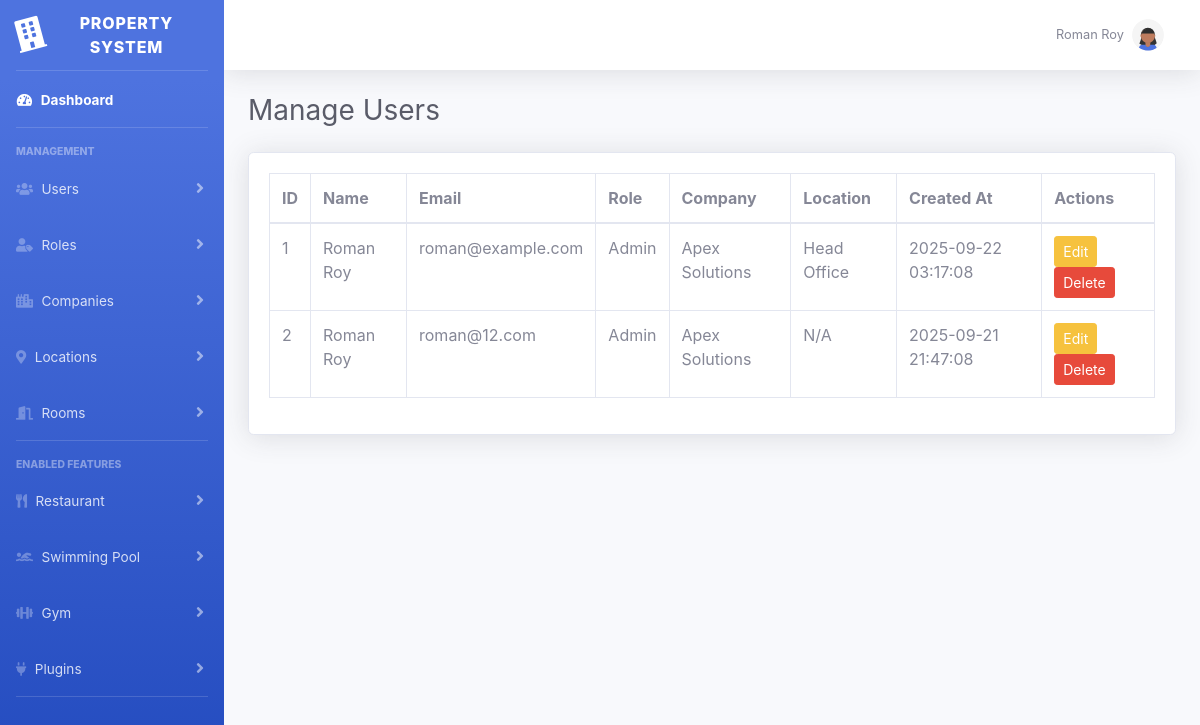
The page /admin.php?action=manageUsers (signed in) on the database its author committed.
### tables this page shows
CREATE TABLE `plugin_master` (
  `plugin_id` int(11) NOT NULL,
  `plugin_name` varchar(100) NOT NULL,
  `icon` varchar(100) DEFAULT NULL,
  `description` text DEFAULT NULL,
  `status` enum('active','inactive') DEFAULT 'active',
  `created_at` datetime DEFAULT current_timestamp()
);

CREATE TABLE `users` (
  `user_id` int(11) NOT NULL,
  `company_id` int(11) NOT NULL,
  `location_id` int(11) DEFAULT NULL,
  `name` varchar(100) NOT NULL,
  `email` varchar(100) NOT NULL,
  `password` varchar(255) NOT NULL,
  `role_id` int(11) NOT NULL,
  `created_by` int(11) DEFAULT NULL,
  `created_at` timestamp NOT NULL DEFAULT current_timestamp()
);

CREATE TABLE `roles` (
  `role_id` int(11) NOT NULL,
  `role_name` varchar(50) NOT NULL,
  `can_create` tinyint(1) NOT NULL DEFAULT 0,
  `can_read` tinyint(1) NOT NULL DEFAULT 0,
  `can_update` tinyint(1) NOT NULL DEFAULT 0,
  `can_delete` tinyint(1) NOT NULL DEFAULT 0,
  `company_id` int(11) NOT NULL,
  `created_at` timestamp NOT NULL DEFAULT current_timestamp()
);

CREATE TABLE `companies` (
  `company_id` int(11) NOT NULL,
  `company_name` varchar(150) NOT NULL,
  `created_at` timestamp NOT NULL DEFAULT current_timestamp(),
  `description` text DEFAULT NULL,
  `email` varchar(100) DEFAULT NULL,
  `phone` varchar(20) DEFAULT NULL,
  `website` varchar(100) DEFAULT NULL,
  `is_deleted` tinyint(1) NOT NULL DEFAULT 0
);

CREATE TABLE `locations` (
  `location_id` int(11) NOT NULL,
  `location_name` varchar(150) NOT NULL,
  `place` varchar(150) NOT NULL,
  `country` varchar(100) NOT NULL,
  `state` varchar(100) NOT NULL,
  `city` varchar(100) NOT NULL,
  `company_id` int(11) NOT NULL,
  `contact_number` varchar(20) DEFAULT NULL,
  `manager` varchar(150) DEFAULT NULL,
  `created_by` int(11) DEFAULT NULL,
  `is_deleted` tinyint(1) NOT NULL DEFAULT 0,
  `created_at` timestamp NOT NULL DEFAULT current_timestamp()
);

### classes/Plugin.php (called while the page is built, shortened)
<?php
class Plugin {
    public static function getEnabled($pdo, $location_id) {
        $stmt = $pdo->prepare("
            SELECT p.plugin_id, p.plugin_name AS name
            FROM plugin_master p
            INNER JOIN location_plugins lp ON lp.plugin_id = p.plugin_id
            WHERE lp.location_id = ? AND lp.is_enabled = 1
        ");
        $stmt->execute([$location_id]);
        return $stmt->fetchAll(PDO::FETCH_ASSOC);
    }
}
?>

### classes/User.php (called while the page is built, shortened)
<?php
class User {
    public static function getAll($pdo) {
        try {
            $stmt = $pdo->query("
                SELECT u.user_id, u.name, u.email, r.role_name, u.company_id, u.location_id, u.created_at
                FROM users u
                LEFT JOIN roles r ON u.role_id = r.role_id
                ORDER BY u.created_at DESC
            ");
            return $stmt->fetchAll(PDO::FETCH_ASSOC);
        } catch (PDOException $e) {
            error_log("Fetching all users failed: " . $e->getMessage());
            return [];
        }
    }
}

### templates/users/manage_user.php (the view, shortened to what this page needs)
<?php
$results = $results ?? [];
$results['pageTitle'] = $results['pageTitle'] ?? 'Manage Users';
$results['message']   = $results['message'] ?? '';
$results['users']     = $results['users'] ?? [];
?>
<?php include __DIR__ . "/../include/header.php"; ?>
<div id="wrapper">
    <?php include __DIR__ . "/../include/sidebar.php"; ?>
    <div id="content-wrapper" class="d-flex flex-column">
        <div id="content">
            <?php include __DIR__ . "/../include/topbar.php"; ?>
            <div class="container-fluid">
                <h1 class="h3 mb-4 text-gray-800"><?= htmlspecialchars($results['pageTitle']) ?></h1>
                <div class="card shadow mb-4">
                    <div class="card-body">
                        <div class="table-responsive">
                            <table class="table table-bordered">
                                <thead>
                                    <tr>
                                        <th>ID</th>
                                        <th>Name</th>
                                        <th>Email</th>
                                        <th>Role</th>
                                        <th>Company</th>
                                        <th>Location</th>
                                        <th>Created At</th>
                                        <th>Actions</th>
                                    </tr>
                                </thead>
                                <tbody>
                                    <?php if (!empty($results['users'])): ?>
                                        <?php foreach ($results['users'] as $user): ?>
                                            <tr>
                                                <td><?= $user['user_id'] ?></td>
                                                <td><?= htmlspecialchars($user['name']) ?></td>
                                                <td><?= htmlspecialchars($user['email']) ?></td>
                                                <td><?= htmlspecialchars($user['role_name'] ?? 'No role assigned') ?></td>
                                                <td>
                                                    <?php
                                                    $companyName = $pdo->prepare("SELECT company_name FROM companies WHERE company_id=?");
                                                    $companyName->execute([$user['company_id']]);
                                                    echo htmlspecialchars($companyName->fetchColumn() ?? 'N/A');
                                                    ?>
                                                </td>
                                                <td>
                                                    <?php
                                                    if (!empty($user['location_id'])) {
                                                        $locationName = $pdo->prepare("SELECT location_name FROM locations WHERE location_id=?");
                                                        $locationName->execute([$user['location_id']]);
                                                        echo htmlspecialchars($locationName->fetchColumn() ?? 'N/A');
                                                    } else {
                                                        echo 'N/A';
                                                    }
                                                    ?>
                                                </td>
                                                <td><?= $user['created_at'] ?></td>
                                                <td>
                                                    <a class="btn btn-sm btn-warning" href="<?= BASE_URL ?>/admin.php?action=editUser&id=<?= $user['user_id'] ?>">
                                                        <i class="bi bi-pencil-square"></i> Edit
                                                    </a>
                                                    <a class="btn btn-sm btn-danger" href="<?= BASE_URL ?>/admin.php?action=manageUsers&delete=<?= $user['user_id'] ?>"
                                                       onclick="return confirm('Are you sure you want to delete this user?');">
                                                       <i class="bi bi-trash"></i> Delete
                                                    </a>
                                                </td>
                                            </tr>
                                        <?php endforeach; ?>
                                    <?php endif; ?>
                                </tbody>
                            </table>
                        </div>
                    </div>
                </div>
            </div>
        </div>
        <?php include __DIR__ . "/../include/footer.php"; ?>

### admin.php (shortened to what this page needs)
<?php
require("config/config.php");
require_once __DIR__ . "/classes/User.php";
require_once __DIR__ . "/classes/Plugin.php";
$action = $_GET['action'] ?? '';
$location_id = $_SESSION['location_id'] ?? null;
if ($location_id && isset($pdo)) {
    $enabledPlugins = Plugin::getEnabled($pdo, $location_id);
}
switch ($action) {
    case 'manageUsers':
        manageUsers();
        break;
}
function manageUsers() {
    global $pdo;
    $results = ['message' => '', 'pageTitle' => 'Manage Users'];
    $results['users'] = User::getAll($pdo);
    require(TEMPLATE_PATH . "/users/manage_user.php");
}

### templates/include/header.php (shortened to what this page needs)
<!DOCTYPE html>
<html lang="en">
<head>
  <link href="<?= BASE_URL ?>/assets/vendor/fontawesome-free/css/all.min.css" rel="stylesheet">
  <link href="<?= BASE_URL ?>/assets/css/sb-admin-2.min.css" rel="stylesheet">
</head>
<body id="page-top">

### templates/include/sidebar.php (shortened to what this page needs)
<?php
global $pdo;
$location_id = $_SESSION['location_id'] ?? null;
$enabledPlugins = [];
if ($location_id && isset($pdo)) {
    $enabledPlugins = Plugin::getEnabled($pdo, $location_id);
}
?>
<ul class="navbar-nav bg-gradient-primary sidebar sidebar-dark accordion" id="accordionSidebar">
  <a class="sidebar-brand d-flex align-items-center justify-content-center" href="<?= BASE_URL ?>/admin.php">
    <div class="sidebar-brand-icon rotate-n-15">
      <i class="fas fa-building"></i>
    </div>
    <div class="sidebar-brand-text mx-3">Property System</div>
  </a>
  <hr class="sidebar-divider my-0">
  <li class="nav-item active">
    <a class="nav-link" href="<?= BASE_URL ?>/admin.php">
      <i class="fas fa-fw fa-tachometer-alt"></i>
      <span>Dashboard</span>
    </a>
  </li>
  <hr class="sidebar-divider">
  <div class="sidebar-heading">Management</div>
  <li class="nav-item">
    <a class="nav-link collapsed" href="#" data-toggle="collapse" data-target="#collapseUsers">
      <i class="fas fa-users"></i>
      <span>Users</span>
    </a>
  </li>
  <li class="nav-item">
    <a class="nav-link collapsed" href="#" data-toggle="collapse" data-target="#collapseRoles">
      <i class="fas fa-user-tag"></i>
      <span>Roles</span>
    </a>
  </li>
  <li class="nav-item">
    <a class="nav-link collapsed" href="#" data-toggle="collapse" data-target="#collapseCompanies">
      <i class="fas fa-city"></i>
      <span>Companies</span>
    </a>
  </li>
  <li class="nav-item">
    <a class="nav-link collapsed" href="#" data-toggle="collapse" data-target="#collapseLocations">
      <i class="fas fa-map-marker-alt"></i>
      <span>Locations</span>
    </a>
  </li>
  <li class="nav-item">
    <a class="nav-link collapsed" href="#" data-toggle="collapse" data-target="#collapseRooms">
      <i class="fas fa-door-open"></i>
      <span>Rooms</span>
    </a>
  </li>
  <hr class="sidebar-divider">
  <?php if (!empty($enabledPlugins)): ?>
      <div class="sidebar-heading">Enabled Features</div>
      <?php
      $icons = [
          'Restaurant' => 'fa-utensils',
          'Swimming Pool' => 'fa-swimmer',
          'Parking' => 'fa-parking',
          'Spa' => 'fa-spa',
          'Gym' => 'fa-dumbbell',
          'Play Area' => 'fa-child'
      ];
      ?>
      <?php foreach ($enabledPlugins as $plugin): ?>
          <?php
          $pluginName = htmlspecialchars($plugin['name']);
          $pluginKey  = strtolower(str_replace(' ', '', $plugin['name']));
          $icon = $icons[$plugin['name']] ?? 'fa-plug';
          ?>
          <li class="nav-item">
              <a class="nav-link collapsed" href="#" data-toggle="collapse" data-target="#collapse<?= $pluginKey ?>">
                  <i class="fas <?= $icon ?>"></i>
                  <span><?= $pluginName ?></span>
              </a>
          </li>
      <?php endforeach; ?>
  <?php endif; ?>
  <li class="nav-item">
    <a class="nav-link collapsed" href="#" data-toggle="collapse" data-target="#collapsePlugins">
      <i class="fas fa-plug"></i>
      <span>Plugins</span>
    </a>
  </li>
  <hr class="sidebar-divider d-none d-md-block">
</ul>

### templates/include/topbar.php (shortened to what this page needs)
<nav class="navbar navbar-expand navbar-light bg-white topbar mb-4 static-top shadow">
  <ul class="navbar-nav ml-auto">
    <li class="nav-item dropdown no-arrow">
      <a class="nav-link dropdown-toggle" href="#" id="userDropdown" role="button"
         data-toggle="dropdown" aria-haspopup="true" aria-expanded="false">
        <span class="mr-2 d-none d-lg-inline text-gray-600 small">
          <?= htmlspecialchars($_SESSION['user_name'] ?? 'Admin User') ?>
        </span>
	<span class="mr-2 d-none d-lg-inline text-gray-600 small">
        <img class="img-profile rounded-circle"
             src="<?= BASE_URL ?>/assets/img/undraw_profile_1.svg">
      </a>
    </li>
  </ul>
</nav>

### templates/include/footer.php (shortened to what this page needs)
</body>
</html>

### rows shown on the page
plugin_master: plugin_name "Restaurant"
plugin_master: plugin_name "Swimming Pool"
plugin_master: plugin_name "Gym"
users: user_id "1", name "Roman Roy", email "roman@example.com", role.role_name "Admin", company.company_name "Apex Solutions", location.location_name "Head Office", created_at "2025-09-22 03:17:08"
users: user_id "2", name "Roman Roy", email "roman@12.com", role.role_name "Admin", company.company_name "Apex Solutions", shows "N/A", created_at "2025-09-21 21:47:08"

### other values the page prints
$_SESSION['user_name'] "Roman Roy"
$results['pageTitle'] "Manage Users"
